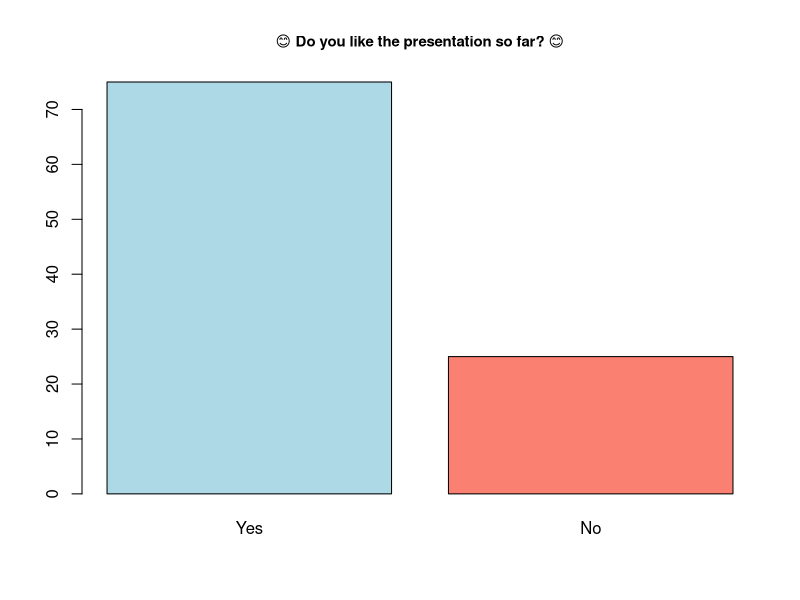

Write the R code that produced this figure.
## ---- chunk 1
categories <- c("Yes", "No")
values <- c(75, 25)
colors <- c("lightblue", "salmon")
barplot(values, names.arg = categories, col = colors, main = "😊 Do you like the presentation so far? 😊", cex.main = 0.9)
